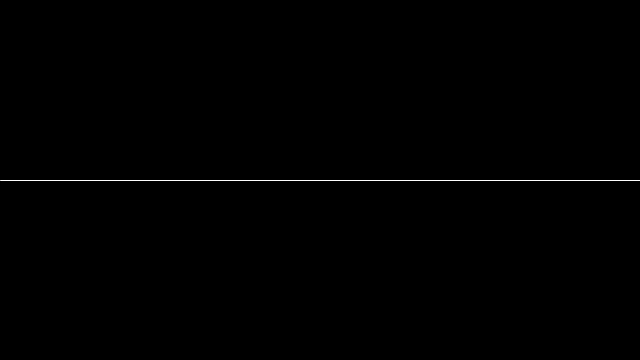
Frame 1 (no input)
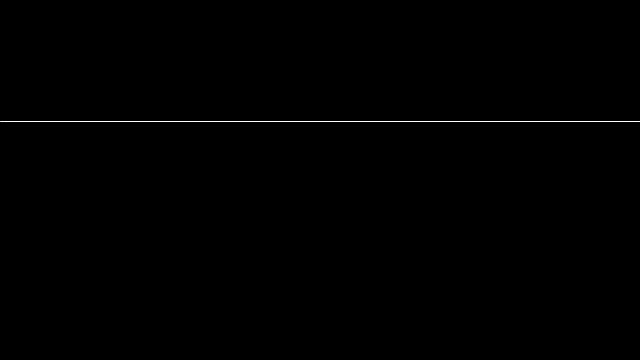
Frame 60 (the mouse pressed at the canvas centre just before this capture)
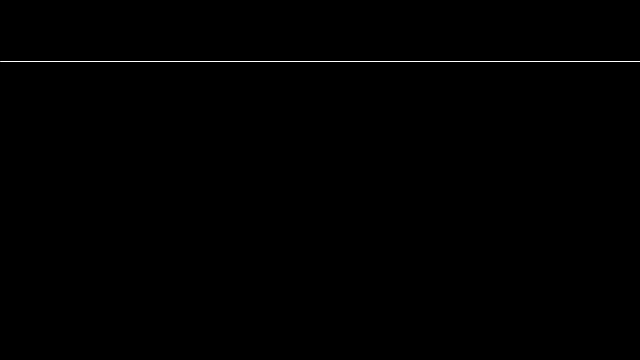
Frame 120 (the mouse held since frame 60 and released just before this capture)

The Processing sketch that drew these frames (run headless with seeded random() and noise(); from frame 60 on, the mouse is pressed at the canvas centre):

// Processing sketch: linemove1
// ── linemove1.pde
float y;
boolean up=true;
void setup(){
size(640,360);
stroke(255);
y=height*0.5;

}
void draw(){
  background(0);
  line(0,y,width,y);
  if (y>height){
    up=true;    
  }
  if(y<0){
    up=false;
  } 
  if(up==true){
    y-=1;
  }
  else{
    y+=1;
  
  }
  
}
